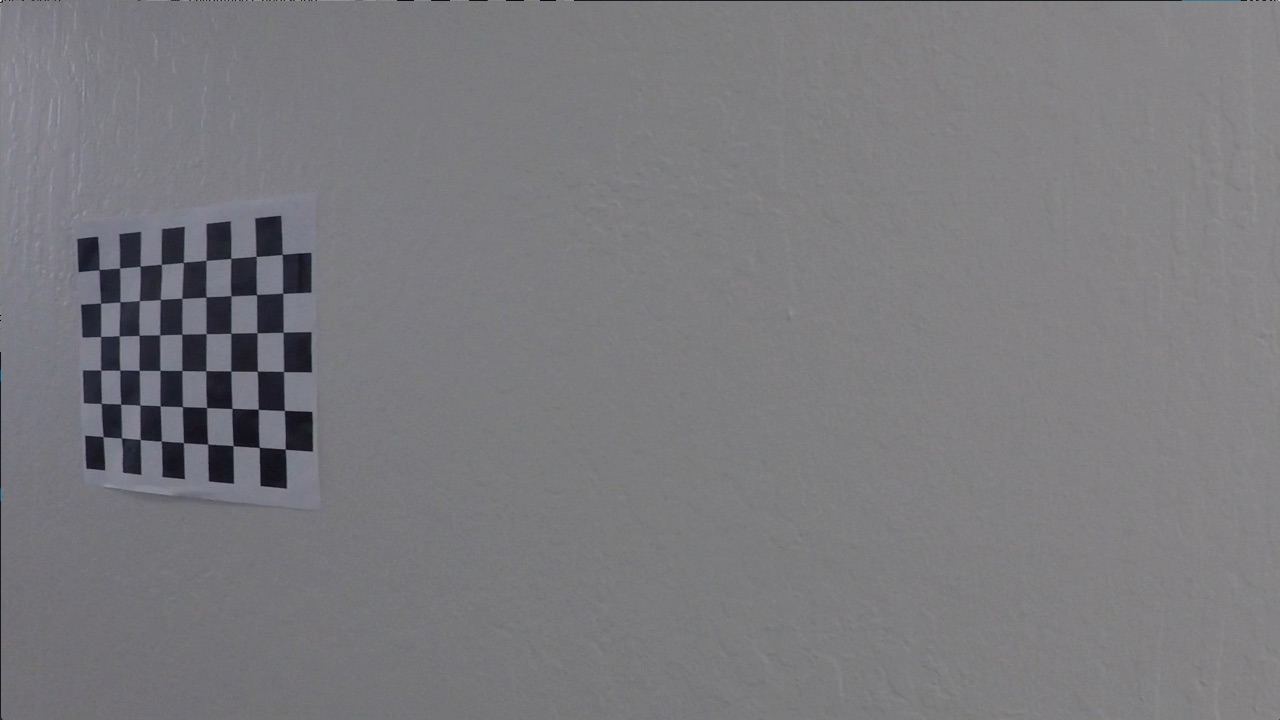
//> input picture camera_cal/calibration11.jpg, 1280 x 720 px, given in place of IMG_4721.MOV, which was not available
$ ./main_extra   (built with g++ and OpenCV 4)
//> lines starting //> are read from the running program, lines starting //| are printed output that depends on the picture; after the words box and inside, x2 and y2 are one past the last pixel; in counts of white or black regions, pixels touching at a corner belong together; pictures that were not available may be replaced by others from this repository, and a replacement may not be noted
### calibration.h
#ifndef _CALIBRATE_H
#define _CALIBRATE_H
#include <fstream>
#include <sstream>
#include <iostream>
#include <opencv/cv.h>
#include <opencv/highgui.h>
#include <iostream>
#include <opencv2/highgui/highgui.hpp>
#include <opencv2/imgproc/imgproc.hpp>
#include <opencv2/calib3d/calib3d.hpp>
#include <opencv2/core/core.hpp>
#include <opencv2/calib3d/calib3d_c.h>

using namespace std;

class CamCalibrate{
public:
    void CamCal();
};


#endif

### objectdetect.h
#ifndef _OBJECT_H
#define _OBJECT_H
#include <fstream>
#include <sstream>
#include <iostream>
#include <opencv2/dnn.hpp>
#include <opencv2/imgproc.hpp>
#include <opencv2/highgui.hpp>

using namespace std;
//using namespace dnn;
using namespace cv;

class ObjectDetect{
public:

    Mat myobjectdetect(CommandLineParser parser,cv::dnn::experimental_dnn_v5::Net net,Mat& frame);
    void drawPred(int classId, float conf, int left, int top, int right, int bottom, Mat& frame, vector<string>classes);
    void postprocess(Mat& frame, const std::vector<Mat>& out, cv::dnn::experimental_dnn_v5::Net& net, vector<string>classes,float confThreshold, float nmsThreshold);
    void callback(int pos, void* userdata,float confThreshold);
    vector<String> getOutputsNames(cv::dnn::experimental_dnn_v5::Net net);
private:
    float confThreshold;
    vector<string> classes;
    float nmsThreshold;
};


#endif

### polyfit.h
#ifndef _POLYFIT_H
#define _POLYFIT_H
#include <opencv/cv.h>
#include <opencv/highgui.h>
#include <iostream>
#include <opencv2/highgui/highgui.hpp>
#include <opencv2/imgproc/imgproc.hpp>
#include <opencv2/calib3d/calib3d.hpp>
#include <opencv2/core/core.hpp>
#include <opencv2/calib3d/calib3d_c.h>
#include <vector>
#include <fstream>
#include <cmath>
#include <iomanip>

using namespace cv;
using namespace std;

class Polyfit{
public:
    Mat mypolyfit(int z,double* xarray,double* yarray,int order);
private:
    int z;
    double* xarray;
    double* yarray;
    int order;

};

#endif

### lanedetect.cpp
#include "lanedetect.h"
laneDetection::laneDetection(const Mat _oriImage,Point2f src[4],Point2f dst[4])
:oriImage(_oriImage), blockNum(9), windowSize(150), recordCounter(0), initRecordCount(0), failDetectFlag(true)
{
    histogram.resize(_oriImage.size().width);
    midPoint = _oriImage.size().width >> 1;
    midHeight = _oriImage.size().height * 0.55;
    stepY = oriImage.size().height / blockNum;
    perspectiveMatrix=getPerspectiveTransform(src,dst);
}

laneDetection::~laneDetection() {}
//The core of lane detection algorithm.
void laneDetection::laneDetctAlgo()
{
    //Conduct Canny edge detection.
    Mat oriImageGray;

    cvtColor(oriImage, oriImageGray, COLOR_RGB2GRAY);
    Canny(oriImageGray, edgeImage, 100, 150, 3);
    warpPerspective(edgeImage, warpEdgeImage, perspectiveMatrix, edgeImage.size());
    inRange(warpEdgeImage, Scalar(1),Scalar(255),warpEdgeImage);

    //Split the color image into different channels.
    warpPerspective(oriImage, warpOriImage, perspectiveMatrix, oriImage.size());
    split(warpOriImage, imageChannels);

    //Conduct binarization for R channel.
    inRange(imageChannels[2], Scalar(200), Scalar(255),RedBinary);

    //Merge the binarized R channel image with edge detected image.
    add(warpEdgeImage, RedBinary, mergeImage);
    cvtColor(mergeImage, mergeImageRGB, CV_GRAY2RGB);

    ///...........................
    fitted_warped=threshlaneSearch(warpOriImage);
    warpPerspective(fitted_warped,output,perspectiveMatrix,Size(fitted_warped.size().width,fitted_warped.size().height),WARP_INVERSE_MAP);


    //...............
    //Calculate the histogram.
    //calHist();

}


//Calculate the histogram of the lane features along x axis.
// [65 lines left out: functions calHist, getEdgeDetectResult, getWarpEdgeDetectResult, getRedChannel, getRedBinary, getMergeImage and 3 more, not called in this run]

Mat laneDetection::getFinalResult()
{
    addWeighted(output, 0.5, oriImage, 0.5, 0, finalResult);
    //addWeighted(maskImageWarp, 0.5, oriImage, 1, 0, finalResult);
    return finalResult;
}

// [13 lines left out: functions setInputImage, getLaneCenterDist, not called in this run]

Mat laneDetection::threshlaneSearch(Mat warped)
{
    cvtColor(warped,hls,COLOR_BGR2HLS);
    Mat fitted_warped=warped.clone();

    Mat hls_output=Mat(hls.rows,hls.cols,0.0);
    vector<Mat>hls_channels;
    split(hls,hls_channels);
    Mat hls_l= hls_channels[1];
    hls_l=hls_l*1.0;
    //imshow("hls_l",hls_l);

    for(int i=0;i<hls_l.rows;i++){
        for (int j=0;j<hls_l.cols;j++){
            Scalar pixel=hls_l.at<uchar>(i,j);
            if((pixel.val[0]>thresh1) & (pixel.val[0] <=thresh2)){
                hls_output.at<uchar>(i,j)=255;
                    }
            else{
                hls_output.at<uchar>(i,j)=0;
            }
       }
    }
    //imshow("hlsbin",hls_output);


    //LAB for yellow lines
    cvtColor(warped,Lab,COLOR_BGR2Lab);

    Mat lab_output=Mat(Lab.rows,Lab.cols,0.0);
    vector<Mat>lab_channels;
    split(Lab,lab_channels);
    Mat lab_b=lab_channels[2];

    for(int i=0;i<lab_b.rows;i++){
        for (int j=0;j<lab_b.cols;j++){
            Scalar pixel2=lab_b.at<uchar>(i,j);
            if((pixel2.val[0]>lthresh1) & (pixel2.val[0] <=lthresh2)){
                lab_output.at<uchar>(i,j)=255;
            }
            else{
                lab_output.at<uchar>(i,j)=0;
            }
        }
    }
    //imshow("labbin",lab_output);


    //Combining the two
    Mat combined=Mat(Lab.rows,Lab.cols,0.0);
    for(int i=0;i<combined.rows;i++){
        for (int j=0;j<combined.cols;j++){
            if(lab_output.at<uchar>(i,j)==255 || hls_output.at<uchar>(i,j)==255){
                combined.at<uchar>(i,j)=255;
            }
            else{
                combined.at<uchar>(i,j)=0;
            }
        }
    }
    //imshow("Combined",combined);

    Mat half_img=Mat(Lab.rows,Lab.cols/2,0.0);
    for (int i=0;i<half_img.rows;i++){
        for (int j=0;j<half_img.cols;j++){
            Scalar pix = combined.at<uchar>(i,j);
            half_img.at<uchar>(i,j)=pix.val[0];
        }
    }
    //imshow("Half Image",half_img);


    int mid=640;
    int quarter=mid/2;
    //cout<<mid<<" "<<quarter;

    cvtColor(combined,fitted,CV_GRAY2BGR);

    for(int i=0;i<combined.rows;i++){
        for (int j=0;j<combined.cols;j++){
            if((int)combined.at<uchar>(i,j) == 255 && j>quarter && j<=mid){
                fitted.at<Vec3b>(i,j)[0]=255;
                fitted.at<Vec3b>(i,j)[1]=0;
                fitted.at<Vec3b>(i,j)[2]=0;
                red.push_back(Point(j,i));
                //findNonZero(combined == 255,red);
            }
            if((int)combined.at<uchar>(i,j) == 255 && j>mid && j<=mid+quarter){
                fitted.at<Vec3b>(i,j)[0]=0;
                fitted.at<Vec3b>(i,j)[1]=0;
                fitted.at<Vec3b>(i,j)[2]=255;
                blue.push_back(Point(j,i));
                //findNonZero(combined==255,blue);
            }

        }
    }
    //cout<<red.size()<<" "<<blue.size()<<endl;
    cout.precision(4);
    cout.setf(ios::fixed);
    int Z=red.size();
    //random_shuffle(red.begin(),red.end());
    double lrx[Z],lry[Z];
    for(int i=0;i<Z;i++){
        //cout<<red[i].x<<" "<<red[i].y<<" ";
        lrx[i]=(double)red[i].x;
        lry[i]=(double)red[i].y;
    }

    polylines(fitted_warped,polyfit(Z,lry,lrx,2), false, Scalar(255,0,0), 20,8,0);
    curvePointsL=polyfit(Z,lry,lrx,2);


    int Q=blue.size();
    //random_shuffle(red.begin(),red.end());
    double rrx[Q],rry[Q];
    for(int i=0;i<Q;i++){
        //cout<<red[i].x<<" "<<red[i].y<<" ";
        rrx[i]=(double)blue[i].x;
        rry[i]=(double)blue[i].y;
    }

    polylines(fitted_warped,polyfit(Q,rry,rrx,2), false, Scalar(0,0,255), 10,8,0);
    curvePointsR=polyfit(Q,rry,rrx,2);

    red.clear();
    blue.clear();

    return fitted_warped;
}


Mat laneDetection::polyfit(int Z,double* Xarray,double* Yarray,int Order)
{
    int i,j,k,n,N;

    cout.precision(4);                        //set precision
    cout.setf(ios::fixed);
    N=Z;
    double x[N],y[N];

    for (i=0;i<N;i++)
        x[i]=Xarray[i];

    for (i=0;i<N;i++)
        y[i]=Yarray[i];
    n=Order;                                // n is the degree of Polynomial
    double X[2*n+1];                        //Array that will store the values of sigma(xi),sigma(xi^2),sigma(xi^3)....sigma(xi^2n)
    for (i=0;i<2*n+1;i++)
    {
        X[i]=0;
        for (j=0;j<N;j++)
            X[i]=X[i]+pow(x[j],i);        //consecutive positions of the array will store N,sigma(xi),sigma(xi^2),sigma(xi^3)....sigma(xi^2n)
    }
    double B[n+1][n+2],a[n+1];            //B is the Normal matrix(augmented) that will store the equations, 'a' is for value of the final coefficients
    for (i=0;i<=n;i++)
        for (j=0;j<=n;j++)
            B[i][j]=X[i+j];            //Build the Normal matrix by storing the corresponding coefficients at the right positions except the last column of the matrix
    double Y[n+1];                    //Array to store the values of sigma(yi),sigma(xi*yi),sigma(xi^2*yi)...sigma(xi^n*yi)
    for (i=0;i<n+1;i++)
    {
        Y[i]=0;
        for (j=0;j<N;j++)
        Y[i]=Y[i]+pow(x[j],i)*y[j];        //consecutive positions will store sigma(yi),sigma(xi*yi),sigma(xi^2*yi)...sigma(xi^n*yi)
    }
    for (i=0;i<=n;i++)
        B[i][n+1]=Y[i];                //load the values of Y as the last column of B(Normal Matrix but augmented)
    n=n+1;                //n is made n+1 because the Gaussian Elimination part below was for n equations, but here n is the degree of polynomial and for n degree we get n+1 equations


    for (i=0;i<n;i++)                    //From now Gaussian Elimination starts(can be ignored) to solve the set of linear equations (Pivotisation)
        for (k=i+1;k<n;k++)
            if (B[i][i]<B[k][i])
                for (j=0;j<=n;j++)
                {
                    double temp=B[i][j];
                    B[i][j]=B[k][j];
                    B[k][j]=temp;
                }

    for (i=0;i<n-1;i++)            //loop to perform the gauss elimination
        for (k=i+1;k<n;k++)
            {
                double t=B[k][i]/B[i][i];
                for (j=0;j<=n;j++)
                    B[k][j]=B[k][j]-t*B[i][j];    //make the elements below the pivot elements equal to zero or elimnate the variables
            }
    for (i=n-1;i>=0;i--)                //back-substitution
    {                        //x is an array whose values correspond to the values of x,y,z..
        a[i]=B[i][n];                //make the variable to be calculated equal to the rhs of the last equation
        for (j=0;j<n;j++)
            if (j!=i)            //then subtract all the lhs values except the coefficient of the variable whose value                                   is being calculated
                a[i]=a[i]-B[i][j]*a[j];
        a[i]=a[i]/B[i][i];            //now finally divide the rhs by the coefficient of the variable to be calculated

    }

    int start_point_x = Xarray[0];
    int end_point_x = Xarray[N-1];
    vector<Point2f> curvePoints;

    if(start_point_x>end_point_x){
        end_point_x=start_point_x;
        start_point_x=Xarray[N-1];
    }

    float xfit;
    //Define the curve through equation. In this example, a simple parabola
    for (float yfit = start_point_x; yfit <= end_point_x; yfit++){
        xfit = a[2]*yfit*yfit + a[1]*yfit + a[0];
        Point2f new_point = Point2f(xfit, yfit);                  //resized to better visualize
        curvePoints.push_back(new_point);                       //add point to vector/list
    }

//Option 1: use polylines
    Mat curve(curvePoints, true);
    curve.convertTo(curve, CV_32S); //adapt type for polylines

   return curve;
}

Mat laneDetection::getleftPoints(){
    return curvePointsL;
}

Mat laneDetection::getrightPoints(){
    return curvePointsR;
}

### main_extra.cpp
//#include <Eigen/Eigen/Dense>
#include "polyfit.h"
#include "objectdetect.h"
#include "calibration.h"
#include "lanedetect.h"


using namespace cv;
using namespace std;
using namespace dnn;
//using namespace Eigen;

/*
const char* keys =
    "{ help  h     | | Print help message. }"
    "{ device      |  0 | camera device number. }"
    "{ input i     | | Path to input image or video file. Skip this argument to capture frames from a camera. }"
    "{ model m     | | Path to a binary file of model contains trained weights. "
                      "It could be a file with extensions .caffemodel (Caffe), "
                      ".pb (TensorFlow), .t7 or .net (Torch), .weights (Darknet).}"
    "{ config c    | | Path to a text file of model contains network configuration. "
                      "It could be a file with extensions .prototxt (Caffe), .pbtxt (TensorFlow), .cfg (Darknet).}"
    "{ framework f | | Optional name of an origin framework of the model. Detect it automatically if it does not set. }"
    "{ classes     | | Optional path to a text file with names of classes to label detected objects. }"
    "{ mean        | | Preprocess input image by subtracting mean values. Mean values should be in BGR order and delimited by spaces. }"
    "{ scale       |  1 | Preprocess input image by multiplying on a scale factor. }"
    "{ width       | -1 | Preprocess input image by resizing to a specific width. }"
    "{ height      | -1 | Preprocess input image by resizing to a specific height. }"
    "{ rgb         |    | Indicate that model works with RGB input images instead BGR ones. }"
    "{ thr         | .5 | Confidence threshold. }"
    "{ nms         | .4 | Non-maximum suppression threshold. }"
    "{ backend     |  0 | Choose one of computation backends: "
                         "0: automatically (by default), "
                         "1: Halide language (http://halide-lang.org/), "
                         "2: Intel's Deep Learning Inference Engine (https://software.intel.com/openvino-toolkit), "
                         "3: OpenCV implementation }"
    "{ target      | 0 | Choose one of target computation devices: "
                         "0: CPU target (by default), "
                         "1: OpenCL, "
                         "2: OpenCL fp16 (half-float precision), "
                         "3: VPU }";


*/
int main(int argc, char** argv){

// .........................Calibration..............................//
    FileStorage fsRead;
    Mat camMtx, distCoeffs;
    fsRead.open("Intrinsic.xml", FileStorage::READ);

    if (fsRead.isOpened() == false){
        CamCalibrate cam;
        cam.CamCal();
        cout<<"Calibration finish, Run again"<<endl;
        return 0;
    }
    else{
        fsRead["CameraMatrix"] >> camMtx;
        fsRead["Dist"] >> distCoeffs;
        fsRead.release();
    }
// [50 lines of commented-out code are left out]
    VideoCapture cap("/home/raj/CarND-Advanced-Lane-Lines/Data/IMG_4721.MOV");
    Mat imageUndistorted,image;
    int imgno;

    while(cap.isOpened()){

    double timer = (double)getTickCount();

    //image=imread("./Data/IMG_4713.JPG");
    cap >> image;
//> image is the input picture: 720 rows x 1280 cols, CV_8UC3; mean B, G, R 125.2, 121.7, 122.2
    if(image.empty()){
        cout<<"Finished Video Stream!"<<endl;
        return 0;
    }

    resize(image,image,Point(1280,720));
    //image=detect.myobjectdetect(parser,net,image);
    //imageUndistorted=image;
    //###########  Uncomment Next Line to correct Distortion. #########//
    undistort(image, imageUndistorted, camMtx, distCoeffs);
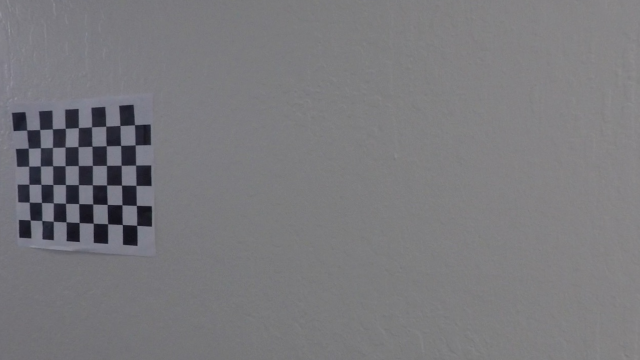
//> imageUndistorted: 720 rows x 1280 cols, CV_8UC3 (shown at 1/2 size); mean B, G, R 124.7, 121.1, 121.6


    Point2f src_vertices[4];
    src_vertices[0] = Point(580,490);   //575,464
    src_vertices[1] = Point(680,490);   //707,464
    src_vertices[2] = Point(300,700);   //258,682
    src_vertices[3] = Point(1049,700);  //1049,682

    Point2f dst_vertices[4];
    dst_vertices[0] = Point(450, 0);
    dst_vertices[1] = Point(imageUndistorted.size().width-450, 0);
    dst_vertices[2] = Point(450, imageUndistorted.size().height);
    dst_vertices[3] = Point(imageUndistorted.size().width-450, imageUndistorted.size().height);

    Mat M=getPerspectiveTransform(src_vertices,dst_vertices);
    Mat Minv=getPerspectiveTransform(dst_vertices,src_vertices);

    //warpPerspective(image,warped,M,Size(image.size().width,image.size().height),INTER_LINEAR);
    //imshow("warped",warped);


    laneDetection LaneAlgoVideo(image,src_vertices,dst_vertices);
//> in laneDetection, `perspectiveMatrix=getPerspectiveTransform(src,dst);`: perspectiveMatrix = [[-0.269, -1.34, 781.4], [2.17e-16, -1.82, 889.7], [2.77e-19, -0.00219, 1]]
    LaneAlgoVideo.laneDetctAlgo();
//> in laneDetctAlgo, `inRange(warpEdgeImage, Scalar(1),Scalar(255),warpEdgeImage);`:
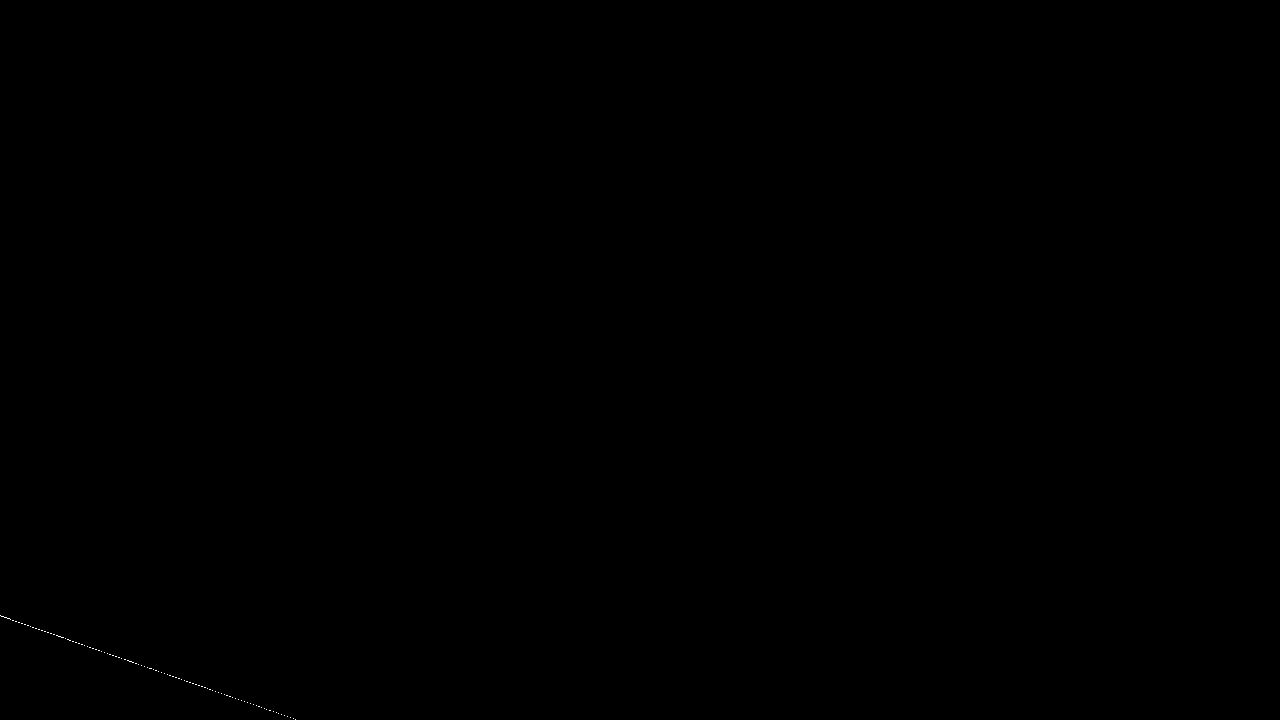
//> warpEdgeImage: 720 rows x 1280 cols, CV_8UC1; 0.02% white in thin lines or dots, all inside (x1, y1, x2, y2) = (0, 615, 296, 720)
//> in threshlaneSearch, `split(hls,hls_channels);`:
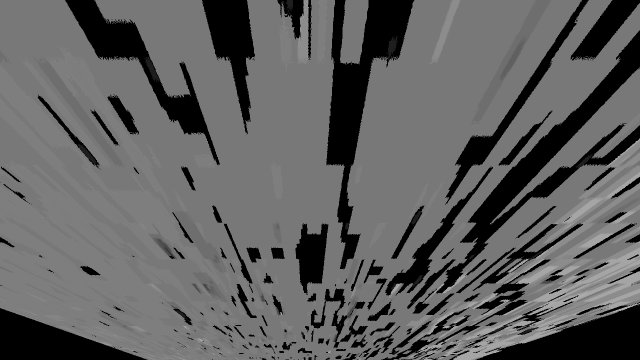
//> hls_channels[0]: 720 rows x 1280 cols, CV_8UC1 (shown at 1/2 size); min 0, max 174, mean 96.4
//> in polyfit, `int start_point_x = Xarray[0];`: start_point_x = 0
//> the loop in polyfit, `for (float yfit = start_point_x; yfit <= end_point_x; yfit++)` made 1 pass
//> (yfit, xfit, new_point) on pass 1: (0, nan, Point(nan, 0))
//> in polyfit, `Mat curve(curvePoints, true);`: curve = [[nan, 0]]
//> in polyfit, `curve.convertTo(curve, CV_32S);`: curve = [[-2147483648, 0]]
//> the loop in polyfit (call 2), `for (float yfit = start_point_x; yfit <= end_point_x; yfit++)` made 1 pass
    Mat finalResult = LaneAlgoVideo.getFinalResult();
//> in getFinalResult, `addWeighted(output, 0.5, oriImage, 0.5, 0, finalResult);`:
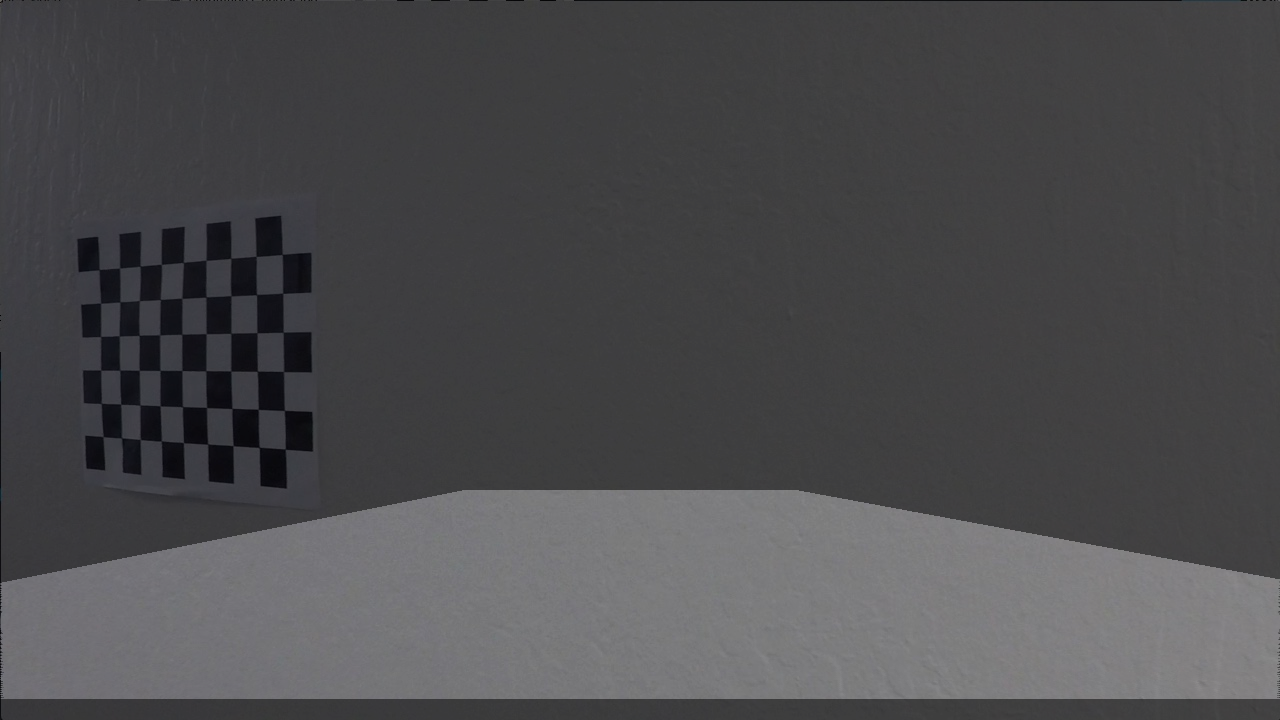
//> finalResult: 720 rows x 1280 cols, CV_8UC3; mean B, G, R 77.7, 75.6, 75.9

    string name = std::to_string(imgno) + ".png";
	int key = cv::waitKey(1);
//> the Esc key is pressed
	if ( key=='r' )
		cv::imwrite( "./output_images/"+name, finalResult );

    imgno++;
    imshow("Final",finalResult);

    char c=(char)waitKey(25);
//> the Esc key is pressed
    if(c==27)
      break;

    }
    cap.release();
    waitKey();
    destroyAllWindows();
    return 0;
}


// [214 lines of commented-out code are left out]
